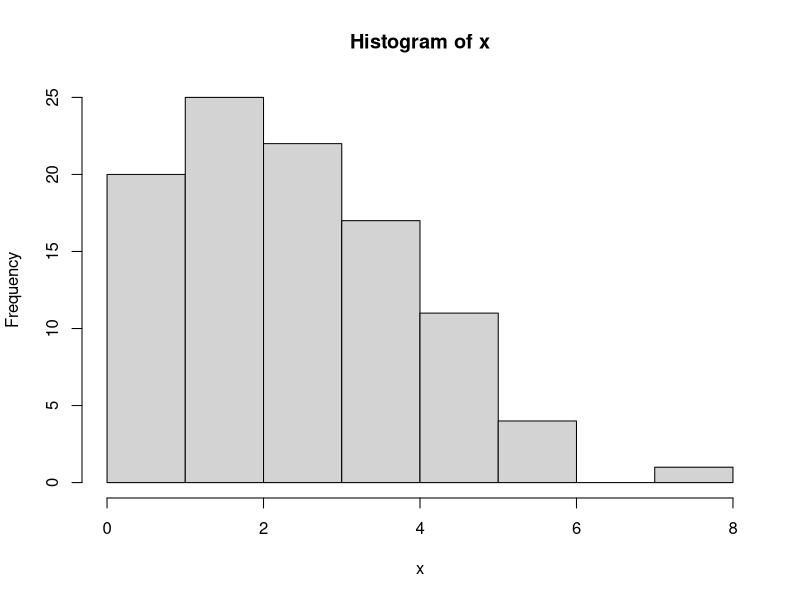
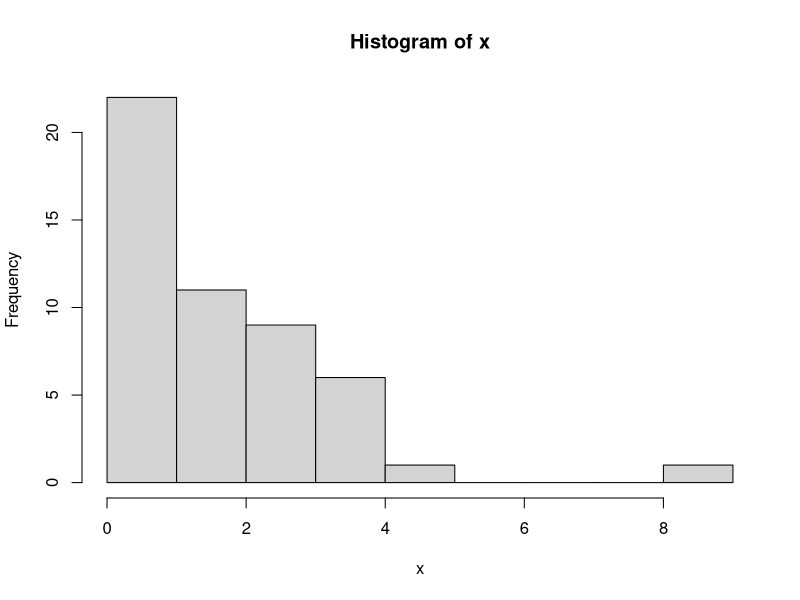
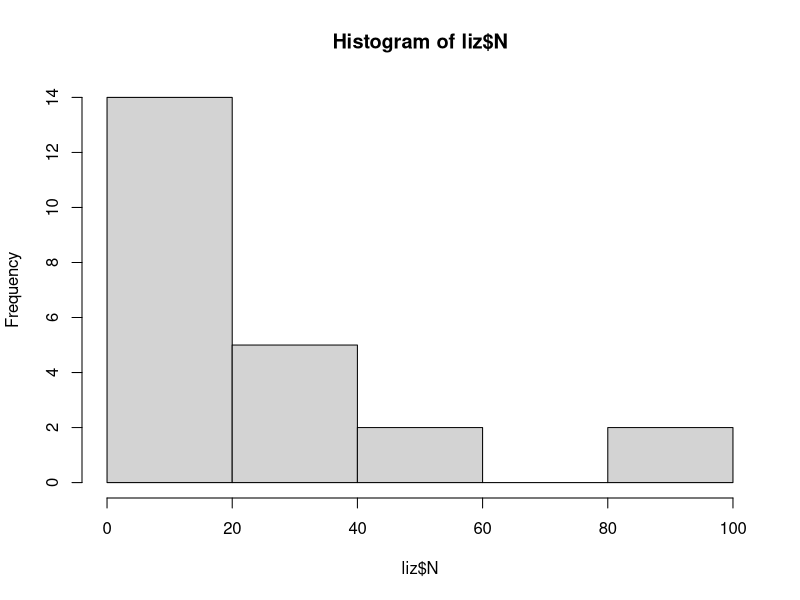
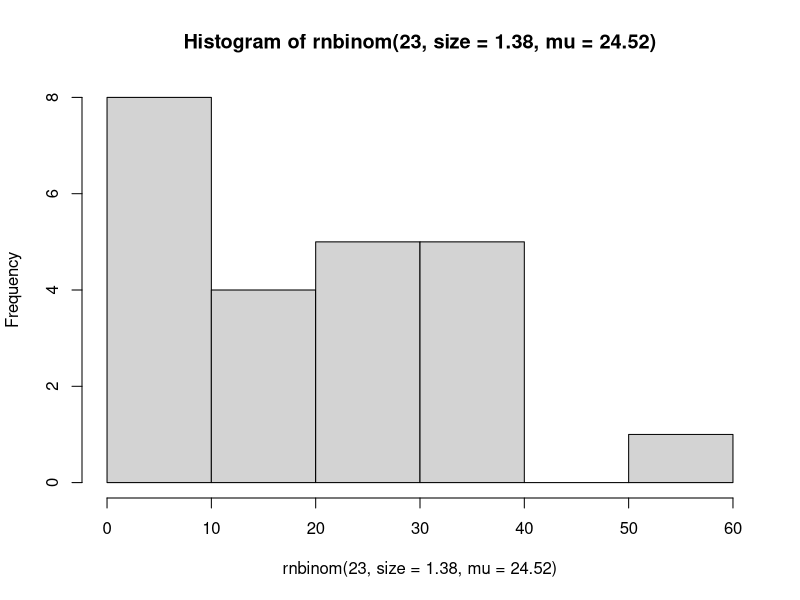
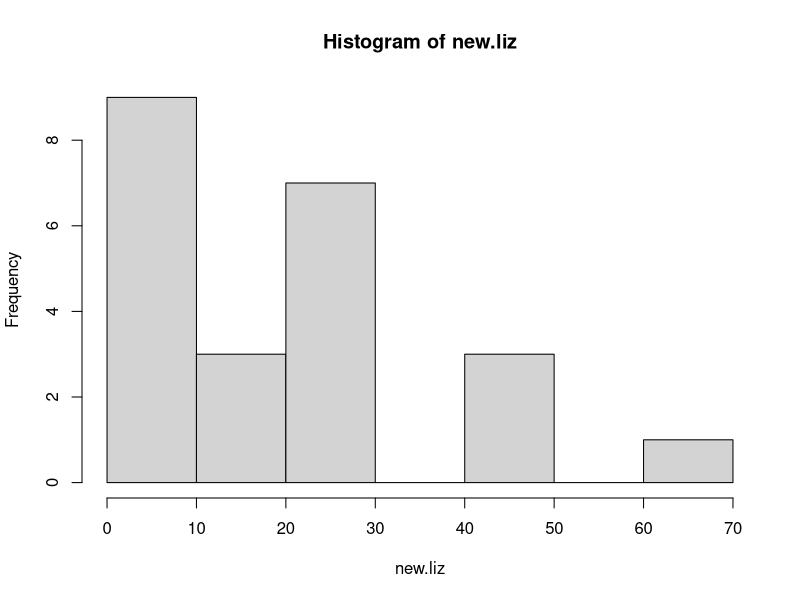

Generate these figures, in order, with R:
##Examples from distributions lecture##

number.of.bats = 1000
rbinom(n = 100,size = number.of.bats,prob = 0.48)/number.of.bats
#this says "draw randomly from a binomial distribution", with ten trials (sites) of 100 bats, 
#each with a probability of being infected equal to 48%

#density distributions
?dbinom
dbinom(x=1,size = 25, prob = 0.2)
#we use x=1 because we want to know the probability that a single trial (e.g. 1 bat of 25) 
#is infected at a global infection prevalence of 20%
dbinom(1,25, 0.2)
#this is the same as above

#p functions
?pnorm
#what is the probability a lizard weighs less than 19 grams?
pnorm(q = 19, mean = 17, sd =3)

#what is the probability a lizard weighs MORE than 19 grams?
1 - pnorm(q = 19, mean = 17, sd =3)
pnorm(q = 19, mean = 17, sd =3, lower.tail = F)

#what is the probability that no more than 1 bat is infected?
pbinom(q=1,size = 25, prob = 0.2)

#what is the probability that no more than 5 bats are infected?
pbinom(q=5,size = 25, prob = 0.2)

#this can be useful for quick sample size calculations
#what is the probability that 0 bats are infected with my sample size?
pbinom(q=0,size = 25, prob = 0.2)

#what is the 85th percentile of a fossil distribution?
#quantile functions
qnorm(0.85, mean=115, sd=15)

#random draws'
#Poisson
?rpois
rpois(100, lambda = 3)
x = rpois(100, lambda = 3)
hist(x)

#Negative Binomial
?rnbinom
#here, mu is the mean, and size is the dispersion parameter (k)
#note - this is the preferred parameterization in ecology
x = rnbinom(50, size = 10, mu = 2)
hist(x)
#Here, I take 50 random draws from a neg. bin. distribution with a a dispersion (k)
#of 10 and a mean = 2 


##fitting a distribution to actual data
liz = read.csv("lizards.csv")
head(liz)
hist(liz$N)

library(MASS)
set.seed(123)
nb.fit = fitdistr(liz$N,densfun = "negative binomial" )
nb.fit

##if you need to supply start list
nb.fit = fitdistr(liz$N, densfun = "negative binomial", start = list(size = 1, mu = 15))


length(liz$N)

hist(rnbinom(23,size = 1.38, mu = 24.52))

new.liz = rnbinom(23,size = 1.38, mu = 24.52)
hist(new.liz)

#what is the 80 percentile of number of lizards perching?
qnbinom(p = .8, mu = 24.52, size = 1.38)

#what is the probability of exactly 1 lizard perching?
pnbinom(q=1,mu = 24.52, size = 1.38)
